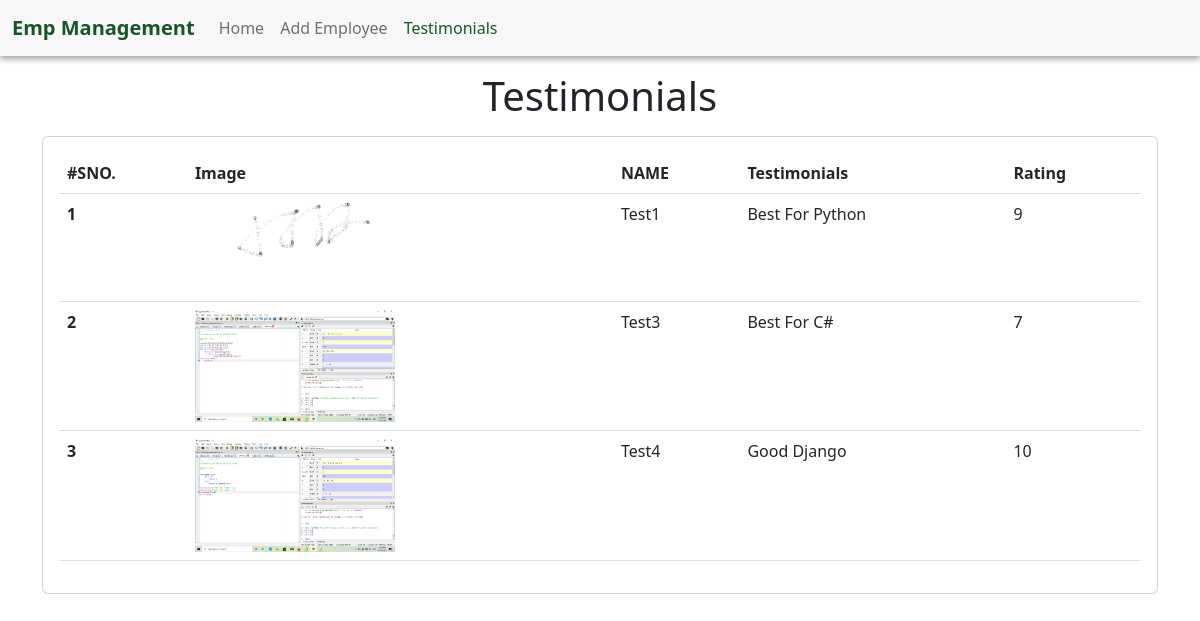
Page /testimonials/ on the committed database.
### emp/models.py (models this page shows, shortened)
class Testimonial(models.Model):
  name = models.CharField(max_length=200)
  testimonial = models.TextField()
  picture = models.ImageField(upload_to="testimonials/")
  rating = models.IntegerField(max_length=1)

### emp/views.py (the view)
# urls.py: path('testimonials/',testimonials),
def testimonials(request):
  testi = Testimonial.objects.all()
  return render(request, "emp/testimonials.html",{
    "testi":  testi
    })

### templates/emp/testimonials.html (shortened to what this page needs)
<!doctype html>
<html lang="en">
  <head>
    <link href="https://cdn.jsdelivr.net/npm/bootstrap@5.2.2/dist/css/bootstrap.min.css" rel="stylesheet">
  </head>
  <body>
    {% include "emp/navbar.html" with value='testi' %}
    <h1 class="text-center my-3">Testimonials</h1>
    <div class="container">
      <div class="row">
        <div class="col-md-12">
          <div class="card">
            <div class="card-body">
              <table class="table">
                <thead>
                  <tr>
                    <th>#SNO.</th>
                    <th>Image</th>
                    <th>NAME</th>
                    <th>Testimonials</th>
                    <th>Rating</th>
                  </tr>
                </thead>
                <tbody>
                  {% for t in testi %}
                  <tr>
                    <td style="font-weight: 700;">
                      {{forloop.counter}}
                    </td>
                    <td>
                      <img style="max-width: 200px" src = "/media/{{t.picture}}" alt="Image Not available">
                    </td>
                    <td >
                      {{t.name}}
                    </div>
                    <td>
                      {{t.testimonial}}
                    </td>
                    <td>
                      {{t.rating}}
                    </td>
                  {% endfor %}
            </div>
          </div>
  </body>
</html>

### templates/emp/navbar.html (shortened to what this page needs)
<nav class="navbar navbar-expand-lg" style="background-color: #f7f7f9; box-shadow: rgba(0, 0, 0, 0.16) 0px 3px 6px, rgba(0, 0, 0, 0.23) 0px 3px 6px;">
  <div class="container-fluid">
    <a class="navbar-brand alert-success" href="#" style="font-weight:700;color: #155724;">Emp Management</a>
    <div class="collapse navbar-collapse" id="navbarSupportedContent">
      <ul class="navbar-nav me-auto mb-2 mb-lg-0">
        <li class="nav-item">
          {% if value == "home" %}
          <a class="nav-link active" aria-current="page" href="/emp/home">Home</a>
          {% else %}
          <a class="nav-link" aria-current="page" href="/emp/home">Home</a>
          {% endif %}
        </li>
        <li class="nav-item">
          {% if value == "add_emp" %}
          <a class="nav-link active" href="/emp/add-emp">Add Employee</a>
          {% else %}
          <a class="nav-link" href="/emp/add-emp">Add Employee</a>
          {% endif %}
        </li>
          <li class="nav-item">
            {% if value == "testi" %}
            <a class="nav-link active" href="/emp/testimonials/">Testimonials</a>
            {% else %}
            <a class="nav-link" href="/emp/testimonials/">Testimonials</a>
            {% endif %}
          </li>
      </ul>
    </div>
  </div>
</nav>

### templates/emp/navbar.html (style rules this page uses)
.nav-link.active { color: #155724 !important; }
.nav-link { font-weight: 400 !important; }

### rows in the picture
Testimonial: picture (picture), name "Test1", testimonial "Best For Python", rating "9"
Testimonial: picture (picture), name "Test3", testimonial "Best For C#", rating "7"
Testimonial: picture (picture), name "Test4", testimonial "Good Django", rating "10"
